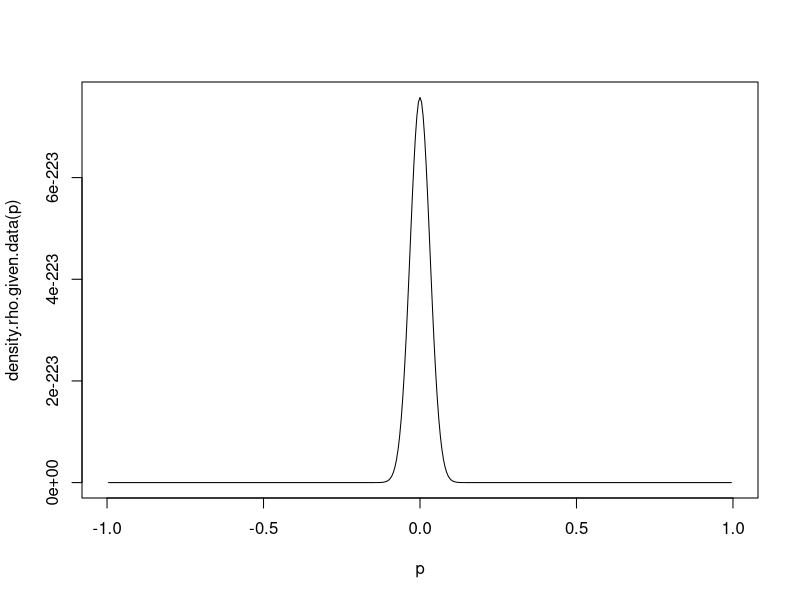
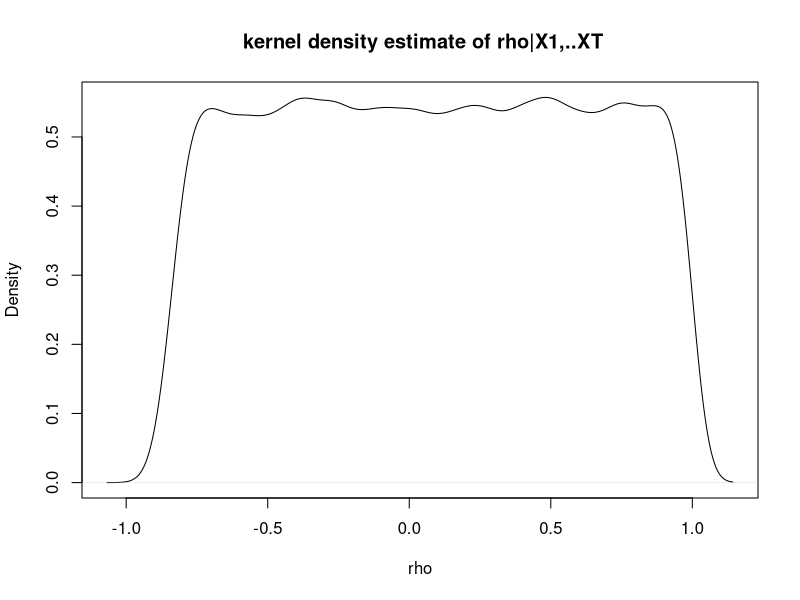
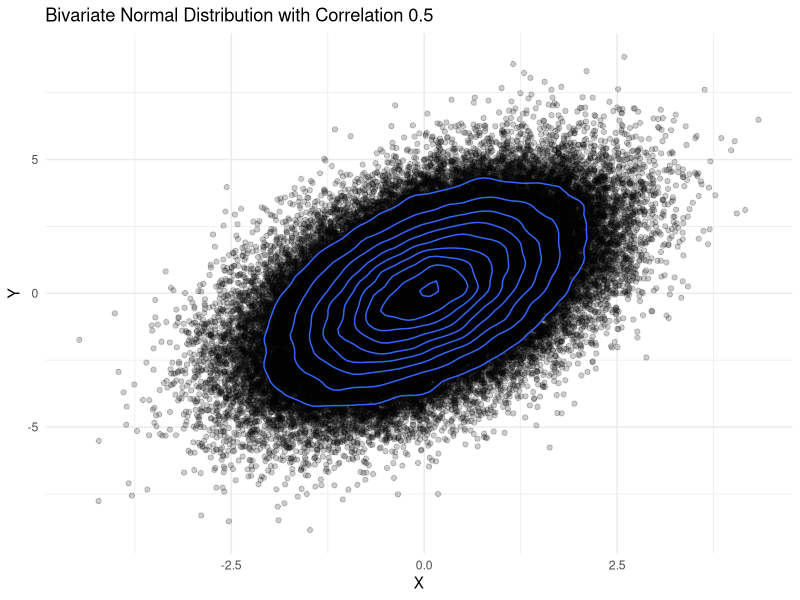
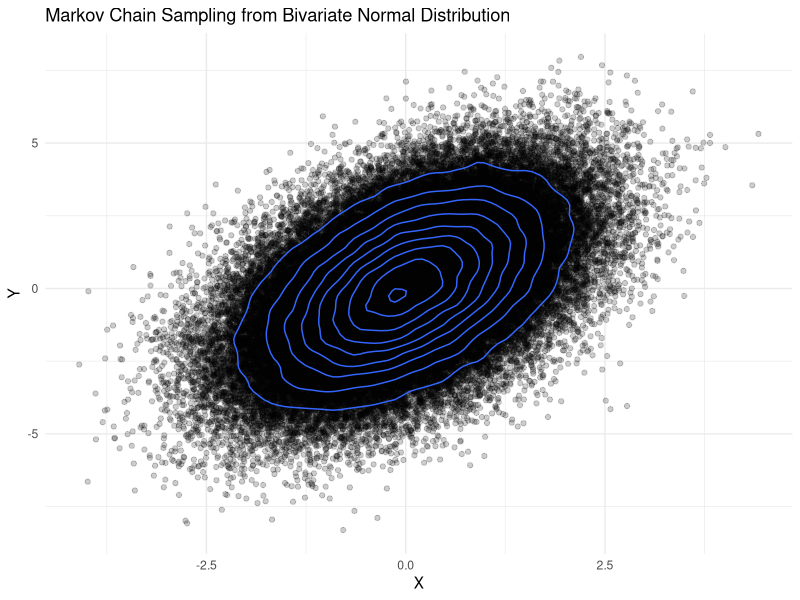
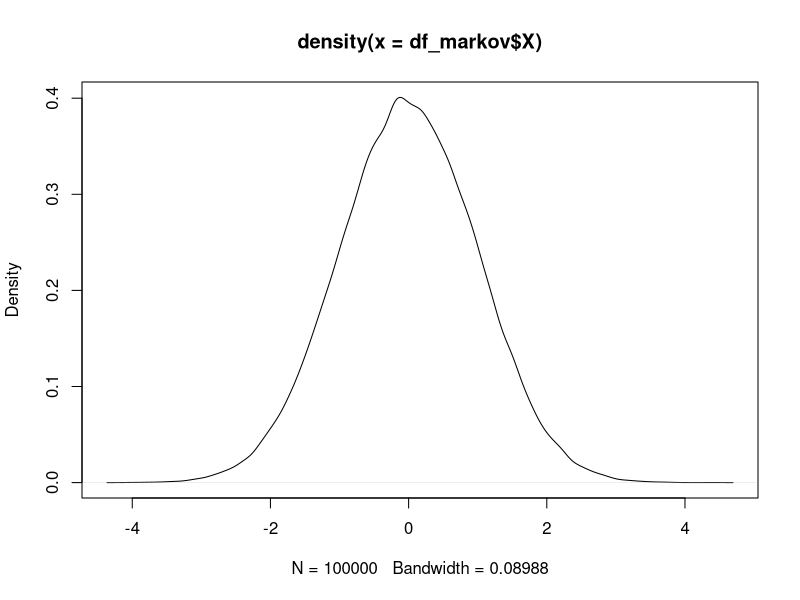
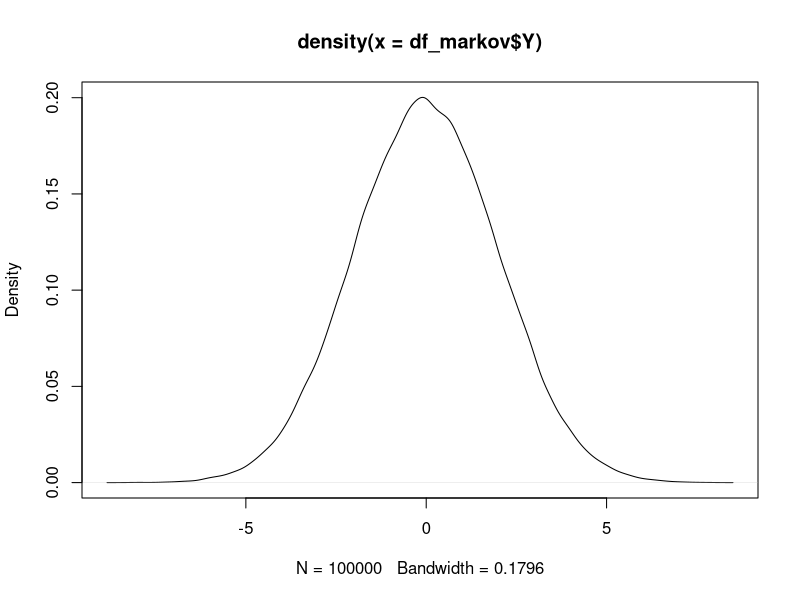

The R script that drew these images, in order:
## ---- chunk 1
knitr::opts_chunk$set(echo = TRUE)
## ---- chunk 2
set.seed(1)
n = 15
m = 10
lambda.1 <- 2
lambda.2 <- 2.5
a <- 0.1
b <- 0.1
X <- rpois(n,lambda = lambda.1)
Y <- rpois(m, lambda = lambda.2)

lambda.1.samples <- rgamma(1e4, shape = sum(X) + a, rate = m+b)
lambda.2.samples <- rgamma(1e4, shape = sum(Y) + a, rate = n + b)
theta.samples <- lambda.1.samples/(lambda.1.samples + lambda.2.samples)
#  95% HPD CI based on Monte Carlo samples
opt.x.s <- optimize(function(x){
  l <- quantile(theta.samples, c(x,x + 0.95))
  return(l[2]-l[1])
}, lower = 0,upper = 0.05)$minimum


posCI95.HPD.s <- quantile(theta.samples, c(opt.x.s,opt.x.s + 0.95))

print("posCI95.HPD.s")
posCI95.HPD.s
## ---- chunk 3
 ##########4
#Generate simulated data
set.seed(123) 
T <- 10
rho <- 0.5
X <- numeric(T)
X[1] <- rnorm(1, 0, 1)
for (t in 2:T) {
  X[t] <- rnorm(1, mean = rho * X[t-1], sd = sqrt(1 - rho^2))
}

density.rho.given.data <- function(rho)
{
  X.t <- 0
  for (t in 2:T)
  {
    X.t <- (X.t +  sum((X[t])- rho*(X[t-1])))
  }
  e.fun.val <- exp(-X.t/(2*(1-rho^2)))
  
  densty <- (2*pi)^(-T/2) *(1-rho^2)^( (1-T)/2) * exp( (-X[1]^2)/2 ) *e.fun.val
  return(densty)
}
p <- seq(-1,1, 0.005)
plot(p, density.rho.given.data(p), type = "l")



#### max val occur at rho = 0 by viewing fig
c <- density.rho.given.data(0)

accept.reject <- function()
{
  accept <- 0
  while (accept == 0) {
    pros <- runif(1, min = -1, max = 1) ## proposal density U(-1,1)
    U <- runif(1)
    ratio <- density.rho.given.data(pros)/(c*dunif(pros, min = -1, max = 1))
    if(U <= ratio)
    {
      accept <- 1
      return(pros)
    }
    
  }
}


N <- 1e5
samp <- numeric(length = N)

counts <- numeric(length = N)
for(i in 1:N)
{
  samp[i] <- accept.reject()
}
plot(density(samp), main = " kernel density estimate of rho|X1,..XT", xlab = "rho")

## ---- chunk 4
library(MASS)
library(ggplot2)

# parameters
mu <- c(0, 0)          # means
sigma <- matrix(c(1, 1, 1, 4), nrow = 2)  # covariance matrix
B <- 10^5              # number of samples

# samples
samples <- mvrnorm(n = B, mu = mu, Sigma = sigma)

# Create data frame
df <- data.frame(X = samples[,1], Y = samples[,2])

#  scatter plot with 2D-kernel density heatmap
ggplot(df, aes(x = X, y = Y)) +
  geom_point(alpha = 0.2) +
  geom_density_2d() +
  labs(x = "X", y = "Y", title = "Bivariate Normal Distribution with Correlation 0.5") +
  theme_minimal()

# initial conditions and parameters
B0 <- 10^3
B <- 10^5   
rho <- 0.5  # Correlation
X <- numeric(B0 + B)
Y <- numeric(B0 + B)
X[1] <- 0  # Initial value of X
Y[1] <- 0  # Initial value of Y


# functions for conditional distributions
conditional.X.given.Y <- function(Y, rho, mu1, mu2, sigma1, sigma2) {
  mu.x.given.y <- mu1 + rho * (sigma1/sigma2) * (Y - mu2)
  sd.x.given.y <- sqrt(sigma1^2 * (1 - rho^2))
  
   return(rnorm(1, mean = mu.x.given.y, sd = sd.x.given.y))
}

conditional.Y.given.X <- function(X, rho, mu1, mu2, sigma1, sigma2) {
  mu.y.given.x <- mu2 + rho * (sigma2/sigma1) * (X - mu1)
  sd.y.given.x <- sqrt(sigma2^2 * (1 - rho^2))
  
  return(rnorm(1, mean = mu.y.given.x, sd = sd.y.given.x))
}

#  sampling
for (b in 2:(B0 + B))
  {
 X[b] <- conditional.X.given.Y(Y[b-1], rho, 0, 0, 1, 2) #  mu1 = 0, mu2 = 0, sigma1 = 1, sigma2 = 2
 Y[b] <- conditional.Y.given.X(X[b], rho, 0, 0, 1, 2) #  mu1 = 0, mu2 = 0, sigma1 = 1, sigma2 = 2
}

# scatter plot with 2D-kernel density heatmap by removing B0 sample
df_markov <- data.frame(X = X[(B0 + 1):(B0 + B)], Y = Y[(B0 + 1):(B0 + B)])

ggplot(df_markov, aes(x = X, y = Y)) +
  geom_point(alpha = 0.2) +
  geom_density_2d() +
  labs(x = "X", y = "Y", title = "Markov Chain Sampling from Bivariate Normal Distribution") +
  theme_minimal()


##1-D kernel estimate
## for X componet
kde <- density(df_markov$X)
plot(kde)
# for Y component
kde.y <- density(df_markov$Y)
plot(kde.y)
